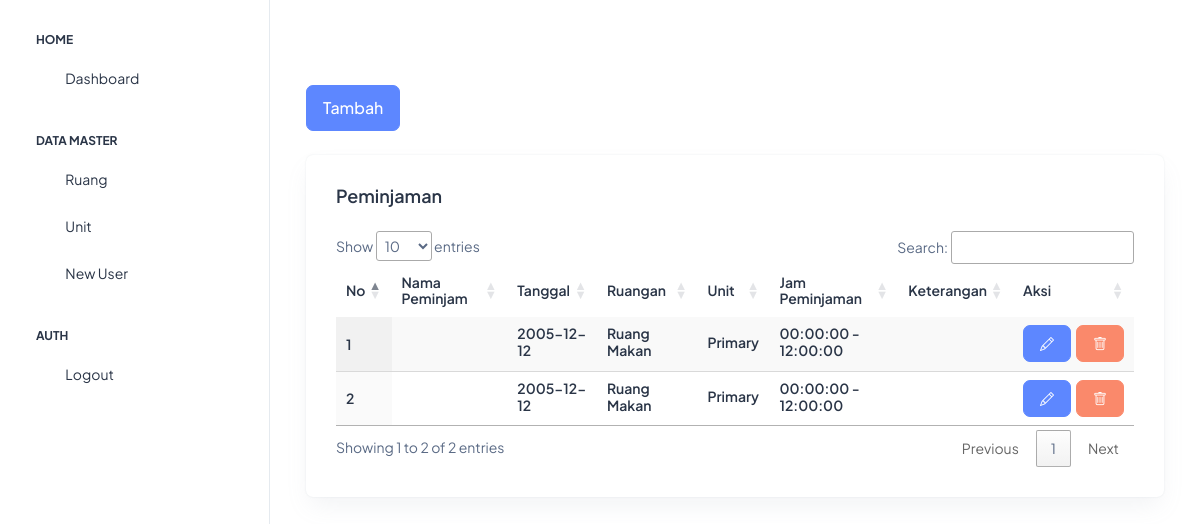
Page /src/html/index.php (signed in) on the committed database.
### tables this page shows
CREATE TABLE `jadwal_pinjam` (
  `id_pinjam` int(255) NOT NULL,
  `tanggal` date NOT NULL,
  `jam_awal` time NOT NULL,
  `jam_akhir` time NOT NULL,
  `nama_peminjam` varchar(255) NOT NULL,
  `keterangan` varchar(255) NOT NULL,
  `id_ruang` int(255) DEFAULT NULL,
  `id_unit` int(255) DEFAULT NULL
);

CREATE TABLE `m_ruang` (
  `id_ruang` int(255) NOT NULL,
  `nama_ruang` varchar(255) NOT NULL
);

CREATE TABLE `m_unit` (
  `id_unit` int(255) NOT NULL,
  `nama_unit` varchar(255) NOT NULL
);

### src/html/index.php (the view, shortened to what this page needs)
<?php
include 'koneksi.php';
?>
<!DOCTYPE html>
<html lang="en">
<head>
  <link rel="stylesheet" href="../assets/css/styles.min.css" />
  <link rel="stylesheet" href="https://cdn.datatables.net/1.13.7/css/jquery.dataTables.min.css">
  <link rel="stylesheet" href="https://cdn.jsdelivr.net/npm/bootstrap-icons@1.11.1/font/bootstrap-icons.css">
</head>
<body>
  <div class="page-wrapper" id="main-wrapper" data-layout="vertical" data-navbarbg="skin6" data-sidebartype="full" data-sidebar-position="fixed" data-header-position="fixed">
    <aside class="left-sidebar">
      <div>
        <nav class="sidebar-nav scroll-sidebar" data-simplebar="">
          <ul id="sidebarnav">
            <li class="nav-small-cap">
              <span class="hide-menu">Home</span>
            </li>
            <li class="sidebar-item">
              <a class="sidebar-link" href="./index.php" aria-expanded="false">
                <span>
                  <i class="ti ti-layout-dashboard"></i>
                </span>
                <span class="hide-menu">Dashboard</span>
              </a>
            </li>
            <li class="nav-small-cap">
              <span class="hide-menu">Data Master</span>
            </li>
            <li class="sidebar-item">
              <a class="sidebar-link" href="./ruang.php" aria-expanded="false">
                <span>
                  <i class="ti ti-file-description"></i>
                </span>
                <span class="hide-menu">Ruang</span>
              </a>
            </li>
            <li class="sidebar-item">
              <a class="sidebar-link" href="./unit.php" aria-expanded="false">
                <span>
                  <i class="ti ti-file-description"></i>
                </span>
                <span class="hide-menu">Unit</span>
              </a>
            </li>
            <li class="sidebar-item">
              <a class="sidebar-link" aria-expanded="false" data-bs-toggle="modal" data-bs-target="#tambahuser">
                <span>
                  <i class="ti ti-user-plus"></i>
                </span>
                <span class="hide-menu">New User</span>
              </a>
            </li>
            <li class="nav-small-cap">
              <span class="hide-menu">AUTH</span>
            </li>
            <li class="sidebar-item">
              <a class="sidebar-link" href="./logout.php" aria-expanded="false">
                <span>
                  <i class="ti ti-logout"></i>
                </span>
                <span class="hide-menu">Logout</span>
              </a>
            </li>
          </ul>
        </nav>
      </div>
    </aside>
    <div class="body-wrapper">
      <div class="container-fluid">
        <div class="container-fluid">
          <button type="button" class="btn btn-primary py-8 fs-4 mb-4 rounded-2" data-bs-toggle="modal" data-bs-target="#staticBackdrop">
            Tambah
          </button>
          <div class="card">
            <div class="card-body">
              <h5 class="card-title fw-semibold mb-4">Peminjaman</h5>
              <div class="table-responsive">
                <div class="table-container" id="tabelPinjam">
                  <!-- <div class="mb-3">
                    <input class="form-control" type="text" id="pinjamSearch" placeholder="Search Tabel Pinjam">
                  </div> -->
                  <table id="example" class="display" style="width:100%">
                    <thead class="text-dark fs-4">
                      <tr>
                        <th class="border-bottom-0">
                          <h6 class="fw-semibold mb-0">No</h6>
                        </th>
                        <th class="border-bottom-0">
                          <h6 class="fw-semibold mb-0">Nama Peminjam</h6>
                        </th>
                        <th class="border-bottom-0">
                          <h6 class="fw-semibold mb-0">Tanggal</h6>
                        </th>
                        <th class="border-bottom-0">
                          <h6 class="fw-semibold mb-0">Ruangan</h6>
                        </th>
                        <th class="border-bottom-0">
                          <h6 class="fw-semibold mb-0">Unit</h6>
                        </th>
                        <th class="border-bottom-0">
                          <h6 class="fw-semibold mb-0">Jam Peminjaman</h6>
                        </th>
                        <th class="border-bottom-0">
                          <h6 class="fw-semibold mb-0">Keterangan</h6>
                        </th>
                        <th class="border-bottom-0">
                          <h6 class="fw-semibold mb-0">Aksi</h6>
                        </th>
                      </tr>
                    </thead>
                    <tbody>
                      <?php
                      $query = mysqli_query($conn, "SELECT * FROM jadwal_pinjam");
                      $counter = 1;
                      ?>
                      <?php while ($row = mysqli_fetch_assoc($query)) : ?>
                        <tr>
                          <td class="border-bottom-0">
                            <h6 class="fw-semibold mb-0"><?php echo $counter; ?></h6>
                          </td>
                          <td class="border-bottom-0">
                          </td>
                          <td class="border-bottom-0">
                            <h6 class="fw-semibold mb-1"><?php echo $row['tanggal'] ?></h6>
                          </td>
                          <td class="border-bottom-0">
                            <?php
                            $ruangan_id = $row['id_ruang'];
                            $ruangan_query = mysqli_query($conn, "SELECT nama_ruang FROM m_ruang WHERE id_ruang = '$ruangan_id'");
                            $ruangan_data = mysqli_fetch_assoc($ruangan_query);
                            $ruangan_nama = $ruangan_data['nama_ruang'];
                            echo '<h6 class="fw-semibold mb-1">' . $ruangan_nama . '</h6>';
                            ?>
                          </td>
                          <td class="border-bottom-0">
                            <?php
                            $unit_id = $row['id_unit'];
                            $unit_query = mysqli_query($conn, "SELECT nama_unit FROM m_unit WHERE id_unit = '$unit_id'");
                            $unit_data = mysqli_fetch_assoc($unit_query);
                            $unit_nama = $unit_data['nama_unit'];
                            echo '<h6 class="fw-semibold mb-1">' . $unit_nama . '</h6>';
                            ?>
                          </td>
                          <td class="border-bottom-0">
                            <h6 class="fw-semibold mb-1"><?php echo $row['jam_awal'] ?> - <?php echo $row['jam_akhir'] ?></h6>
                          </td>
                          <td class="border-bottom-0">
                          </td>
                          <td class="border-bottom-0">
                            <div class="button-container">
                              <button type="button" class="btn btn-primary" data-bs-toggle="modal" data-bs-target="#updateModal<?php echo $row['id_pinjam']; ?>">
                                <i class="bi bi-pencil"></i>
                              </button>
                              <a href="delete.php?delete_pinjam=<?php echo $row['id_pinjam']; ?>" class="btn btn-danger"><i class="bi bi-trash"></i></a>
                            </div>
                          </td>
                        </tr>
                        <?php $counter++; ?>
                      <?php endwhile; ?>
                    </tbody>
                  </table>
                </div>
              </div>
            </div>
          </div>
        </div>
      </div>
    </div>
</body>
</html>

### src/html/index.php (style rules this page uses)
.button-container { display: flex; gap: 5px; }

### rows in the picture
jadwal_pinjam: tanggal "2005-12-12", id_ruang.nama_ruang "Ruang Makan", id_unit.nama_unit "Primary", jam_awal "00:00:00", jam_akhir "12:00:00"
jadwal_pinjam: tanggal "2005-12-12", id_ruang.nama_ruang "Ruang Makan", id_unit.nama_unit "Primary", jam_awal "00:00:00", jam_akhir "12:00:00"
